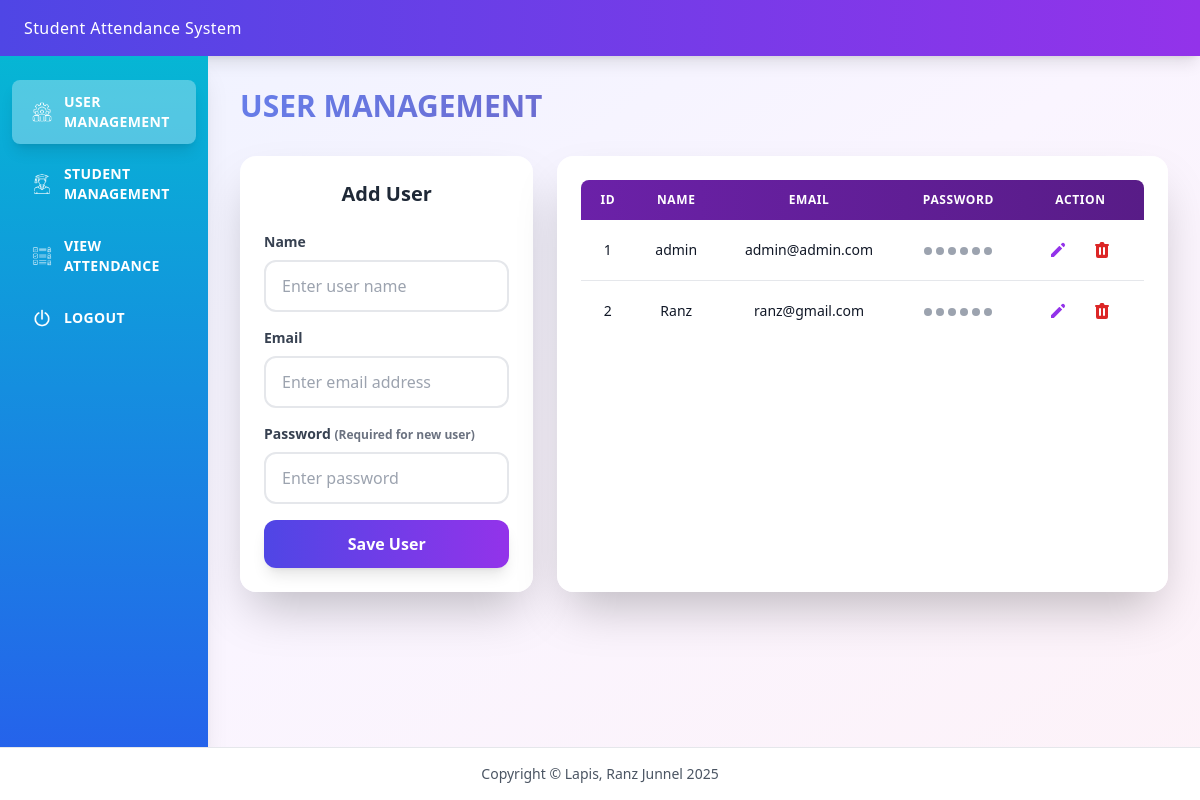
The page /user-management (signed in) on the database its author committed.
### tables this page shows
CREATE TABLE users (
            id INTEGER PRIMARY KEY AUTOINCREMENT,
            name VARCHAR(100) NOT NULL,
            email VARCHAR(100) UNIQUE NOT NULL,
            password VARCHAR(255) NOT NULL,
            created_at TIMESTAMP DEFAULT CURRENT_TIMESTAMP
        );

### app.py (the view, shortened to what this page needs)
@app.route("/user-management", methods=['GET', 'POST'])
def user_management():
    if 'user_id' not in session:
        return redirect(url_for('login') + '?timeout=true')
    users = rows_to_dicts(get_all_users())
    return render_template("user_management.html", users=users)

### app.py (called while the page is built)
def rows_to_dicts(rows):
    return [dict(row) for row in rows]

### dbhelper.py (called while the page is built)
def connect():
    base_path = os.path.dirname(os.path.abspath(__file__))
    db_path = os.path.join(base_path, "school.db")
    conn = sqlite3.connect(db_path)
    conn.row_factory = sqlite3.Row
    return conn

def getall(table):
    conn = connect()
    cur = conn.cursor()
    cur.execute(f"SELECT * FROM {table}")
    rows = cur.fetchall()
    conn.close()
    return rows

def get_all_users():
    return getall('users')

### templates/user_management.html (shortened to what this page needs)
{% extends 'base.html' %}
{% block content %}
<link rel="stylesheet" href="{{ url_for('static', filename='css/sweetalert2.min.css') }}">
<div class="mb-8 animate-fadeIn">
    <h1 class="text-3xl font-bold gradient-text">USER MANAGEMENT</h1>
</div>
<div class="grid lg:grid-cols-12 gap-6">
    <div class="lg:col-span-4 glass rounded-2xl shadow-2xl p-6 animate-fadeIn" style="animation-delay: 0.1s;">
        <h2 class="text-xl font-bold text-gray-800 mb-6 text-center">
            {% if user_to_edit %}Edit User (ID: {{ user_to_edit.id }}){% else %}Add User{% endif %}
        </h2>
        <form method="POST" action="{{ url_for('user_management') }}" class="space-y-4"
              id="user-form" onsubmit="return validateAndConfirm(event)">
            <div>
                <label class="block text-sm font-semibold text-gray-700 mb-2">Name</label>
                <input type="text" name="name" id="name-input"
                       class="w-full px-4 py-3 bg-white border-2 border-gray-200 rounded-xl focus:border-indigo-500 focus:ring-4 focus:ring-indigo-100 transition-all duration-200 outline-none"
                       placeholder="Enter user name" value="{{ user_to_edit.name if user_to_edit else '' }}">
            </div>
            <div>
                <label class="block text-sm font-semibold text-gray-700 mb-2">Email</label>
                <input type="email" name="email" id="email-input"
                       class="w-full px-4 py-3 bg-white border-2 border-gray-200 rounded-xl focus:border-indigo-500 focus:ring-4 focus:ring-indigo-100 transition-all duration-200 outline-none"
                       placeholder="Enter email address" value="{{ user_to_edit.email if user_to_edit else '' }}">
            </div>
            <div>
                <label class="block text-sm font-semibold text-gray-700 mb-2">Password
                    <span class="text-xs text-gray-500">({% if user_to_edit %}Leave blank to keep current{% else %}Required for new user{% endif %})</span>
                </label>
                <input type="password" name="password" id="password-input"
                       class="w-full px-4 py-3 bg-white border-2 border-gray-200 rounded-xl focus:border-indigo-500 focus:ring-4 focus:ring-indigo-100 transition-all duration-200 outline-none"
                       placeholder="Enter password">
            </div>
            <button type="submit"
                    class="w-full bg-gradient-to-r from-indigo-600 to-purple-600 text-white font-bold py-3 px-6 rounded-xl shadow-lg hover:shadow-xl transform hover:scale-105 transition-all duration-200">
                {% if user_to_edit %}Update User{% else %}Save User{% endif %}
            </button>
        </form>
    </div>
    <div class="lg:col-span-8 glass rounded-2xl shadow-2xl p-6 animate-fadeIn" style="animation-delay: 0.2s;">
        <div class="overflow-x-auto">
            <table class="w-full">
                <thead>
                    <tr class="bg-gradient-to-r from-purple-800 to-purple-900 text-white">
                        <th class="px-4 py-3 text-center text-xs font-semibold uppercase tracking-wider rounded-tl-lg">ID</th>
                        <th class="px-4 py-3 text-center text-xs font-semibold uppercase tracking-wider">Name</th>
                        <th class="px-4 py-3 text-center text-xs font-semibold uppercase tracking-wider">Email</th>
                        <th class="px-4 py-3 text-center text-xs font-semibold uppercase tracking-wider">Password</th>
                        <th class="px-4 py-3 text-center text-xs font-semibold uppercase tracking-wider rounded-tr-lg">Action</th>
                    </tr>
                </thead>
                <tbody class="divide-y divide-gray-200">
                    {% if users %}
                        {% for user in users %}
                        <tr class="hover:bg-purple-50 transition-colors duration-150">
                            <td class="px-4 py-3 text-sm text-gray-900 text-center">{{ user.id }}</td>
                            <td class="px-4 py-3 text-sm text-gray-900 text-center">{{ user.name }}</td>
                            <td class="px-4 py-3 text-sm text-gray-900 text-center">{{ user.email }}</td>
                            <td class="px-4 py-3 text-sm text-gray-900 text-center">
                                <span class="inline-flex items-center gap-1">
                                    <span class="w-2 h-2 bg-gray-400 rounded-full"></span>
                                    <span class="w-2 h-2 bg-gray-400 rounded-full"></span>
                                    <span class="w-2 h-2 bg-gray-400 rounded-full"></span>
                                    <span class="w-2 h-2 bg-gray-400 rounded-full"></span>
                                    <span class="w-2 h-2 bg-gray-400 rounded-full"></span>
                                    <span class="w-2 h-2 bg-gray-400 rounded-full"></span>
                                </span>
                            </td>
                            <td class="px-4 py-3 text-center">
                                <div class="flex items-center justify-center gap-2">
                                    <button onclick="editUser({{ user.id }}, '{{ user.name }}', '{{ user.email }}')"
                                            class="p-2 text-purple-600 hover:bg-purple-100 rounded-lg transition-colors duration-150"
                                            title="Edit User">
                                        <svg xmlns="http://www.w3.org/2000/svg" class="h-5 w-5" viewBox="0 0 20 20" fill="currentColor">
                                            <path d="M13.586 3.586a2 2 0 112.828 2.828l-.793.793-2.828-2.828.793-.793zM11.379 5.793L3 14.172V17h2.828l8.38-8.379-2.83-2.828z" />
                                        </svg>
                                    </button>
                                    <a href="#"
                                       onclick="return confirmUserDelete({{ user.id }})"
                                       class="p-2 text-red-600 hover:bg-red-100 rounded-lg transition-colors duration-150"
                                       title="Delete User">
                                    </a>
                                </div>
                            </td>
                        </tr>
                        {% endfor %}
                    {% else %}
                        <tr>
                            <td colspan="5" class="px-4 py-12 text-center text-gray-500">
                                <p>No users found</p>
                            </td>
                        </tr>
                    {% endif %}
                </tbody>
            </table>
        </div>
    </div>
</div>
{% endblock %}

### templates/base.html (style rules this page uses)
.animate-fadeIn { animation: fadeIn 0.5s ease-out; }
.glass { background: rgba(255, 255, 255, 0.95); backdrop-filter: blur(10px); -webkit-backdrop-filter: blur(10px); }
.gradient-text { background: linear-gradient(135deg, #667eea 0%, #764ba2 100%); -webkit-background-clip: text; -webkit-text-fill-color: transparent; background-clip: text; }
html, body { height: 100%; margin: 0; padding: 0; }
body { display: flex; flex-direction: column; min-height: 100vh; }

### rows shown on the page
users: id "1", name "admin", email "admin@admin.com"
users: id "2", name "Ranz", email "ranz@gmail.com"
